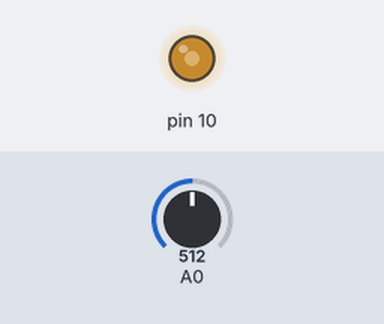
Recording of a sketch running on a simulated Arduino Uno, built with avr-gcc and run on an emulated ATmega328P. Parts: output pins drawn as LEDs (lit = HIGH). Inputs (shaded band) come from the test bench; at power-on: A0 = 512.

Above: at 1.2 s.
1.3 s: A0 set to 716
At 1.6 s:
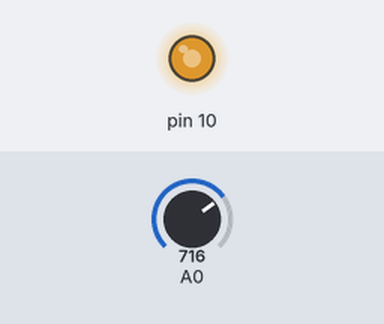
2.8 s: A0 set to 900
At 4.0 s:
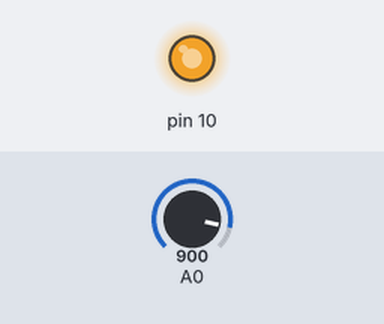
4.3 s: A0 set to 122
At 5.4 s:
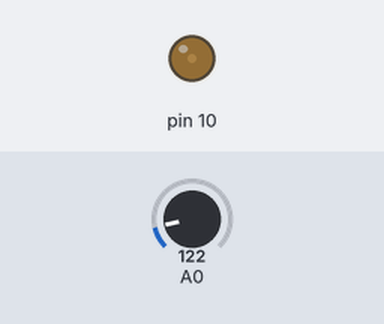
5.8 s: A0 set to 0
At 6.7 s:
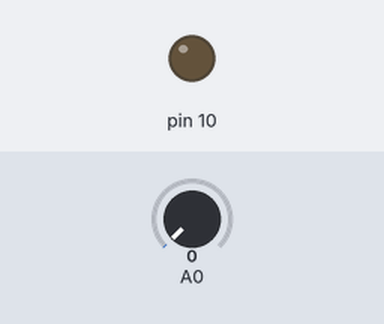
Timing chart, 0 to 8.3 s (numbered marks = the images above; inputs shaded):
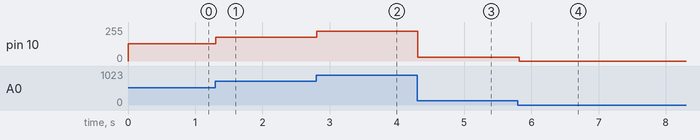

Measured:
- after the input at 1.3 s, pin 10: 128/255 → 179/255 at once
- after the input at 2.8 s, pin 10: 179/255 → 225/255 at once
- after the input at 4.3 s, pin 10: 225/255 → 30/255 at once
- after the input at 5.8 s, pin 10: 30/255 → 0/255 at once

The sketch:

experiment_6.1.ino
```cpp
void setup()
{
  pinMode(10, OUTPUT);
}

void loop()
{
  float x = analogRead(A0); // return value 0 - 1023

  analogWrite(10, x / 4); // analog value 0 - 255

  delay(50);

}
```
